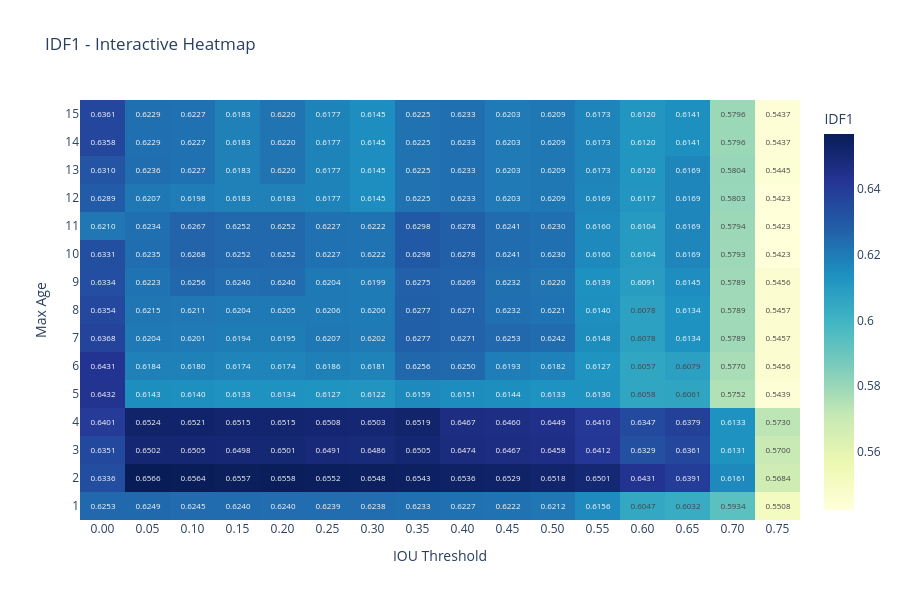

This figure's notebook cell:
### Code cell
# Interactive heatmap for IDF1
fig = go.Figure(data=go.Heatmap(
    z=pivot_idf1.values,
    x=[f'{x:.2f}' for x in pivot_idf1.columns],
    y=[f'{int(y)}' for y in pivot_idf1.index],
    colorscale='YlGnBu',
    text=pivot_idf1.values,
    texttemplate='%{text:.4f}',
    textfont={"size": 8},
    colorbar=dict(title="IDF1")
))

fig.update_layout(
    title='IDF1 - Interactive Heatmap',
    xaxis_title='IOU Threshold',
    yaxis_title='Max Age',
    width=900,
    height=600
)

fig.show()

### Figure 1 — Plotly figure (JSON) as saved in the notebook; plotly's stock layout.template omitted (floating-point values rounded to 4 significant figures; data arrays with more than 128 entries replaced by an {"elided": "..."} marker saying what was removed)
{"data": [{"colorbar": {"title": {"text": "IDF1"}}, "colorscale": [[0, "rgb(255,255,217)"], [0.125, "rgb(237,248,177)"], [0.25, "rgb(199,233,180)"], [0.375, "rgb(127,205,187)"], [0.5, "rgb(65,182,196)"], [0.625, "rgb(29,145,192)"], [0.75, "rgb(34,94,168)"], [0.875, "rgb(37,52,148)"], [1, "rgb(8,29,88)"]], "text": {"elided": "15x16 float values"}, "textfont": {"size": 8}, "texttemplate": "%{text:.4f}", "type": "heatmap", "x": ["0.00", "0.05", "0.10", "0.15", "0.20", "0.25", "0.30", "0.35", "0.40", "0.45", "0.50", "0.55", "0.60", "0.65", "0.70", "0.75"], "y": ["1", "2", "3", "4", "5", "6", "7", "8", "9", "10", "11", "12", "13", "14", "15"], "z": {"elided": "15x16 float values"}}], "layout": {"height": 600, "title": {"text": "IDF1 - Interactive Heatmap"}, "width": 900, "xaxis": {"title": {"text": "IOU Threshold"}}, "yaxis": {"title": {"text": "Max Age"}}}}
